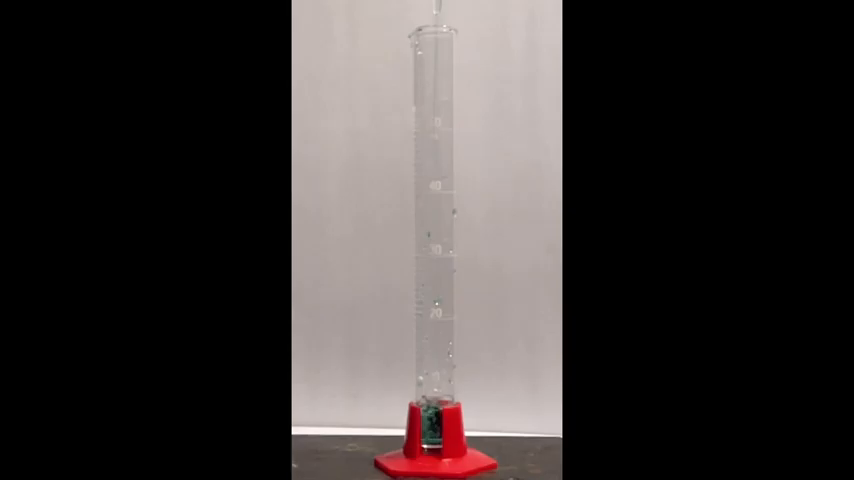
#> input picture frame 161 of Vid/Water Filling Graduated Cylinder - constant rate.mp4, 854 x 480 px
$ python 'Liquid level.py'
#> lines starting #> are read from the running program, lines starting #| are printed output that depends on the picture; after the words box and inside, x2 and y2 are one past the last pixel; in counts of white or black regions, pixels touching at a corner belong together
import cv2 as cv
import numpy as np

vid = cv.VideoCapture("Vid/Water Filling Graduated Cylinder - constant rate.mp4")
width = int(vid.get(cv.CAP_PROP_FRAME_WIDTH))
height = int(vid.get(cv.CAP_PROP_FRAME_HEIGHT))
fourcc = cv.VideoWriter_fourcc(*'DIVX')
out = cv.VideoWriter('new.mp4', fourcc, 20.0, (width, height))

while vid.isOpened():
    ret, frame = vid.read()
#> frame is the input picture: shape (480, 854, 3); mean B, G, R 50.7, 51.6, 56.6
    hsv = cv.cvtColor(frame, cv.COLOR_BGR2HSV)
#> hsv: shape (480, 854, 3); mean H, S, V 4.5, 11.3, 56.7

    low_green = np.array([52, 0, 55])
    upper_green = np.array([104, 255, 255])

    mask = cv.inRange(hsv, low_green, upper_green)
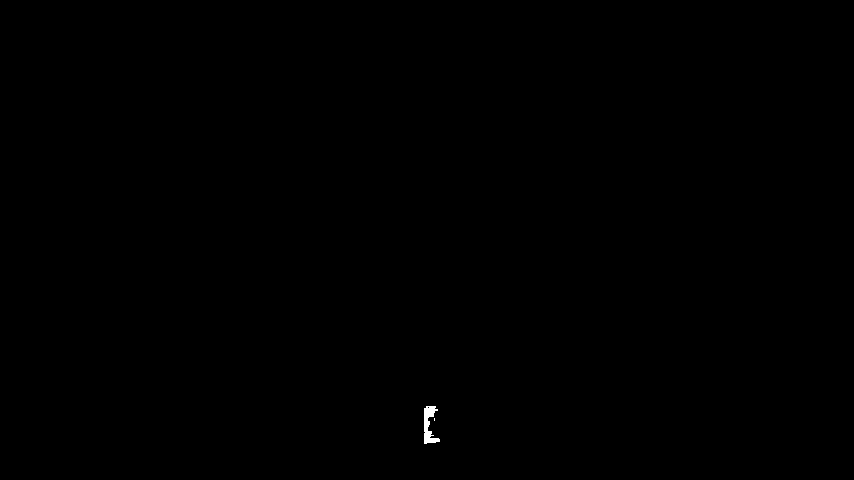
#> mask: shape (480, 854); 0.08% white; 2 white regions (1 under 20 px), largest, box (x1, y1, x2, y2) and area: (424, 406, 440, 444) 318
    edges = cv.Canny(mask, 75, 100)
#> edges: shape (480, 854); 0.03% white in thin lines or dots, all inside (x1, y1, x2, y2) = (423, 405, 440, 444)
    lines = cv.HoughLinesP(edges, 1, np.pi / 180, 50, maxLineGap=50)
#> lines = None

    x, y, w, h = cv.boundingRect(mask)  # drawing the ractangle
#> x = 424; y = 406; w = 16; h = 38
    liquid_level = h / 6.9
#> liquid_level = 5.51
    cv.putText(frame, f"liquid level = {np.round(liquid_level)} ml", (x, y - 10), cv.FONT_HERSHEY_SIMPLEX, 0.7,
               (0, 0, 255), 2)
    cv.rectangle(frame, (x, y), (x + w, y + h), (36, 255, 12), 2)
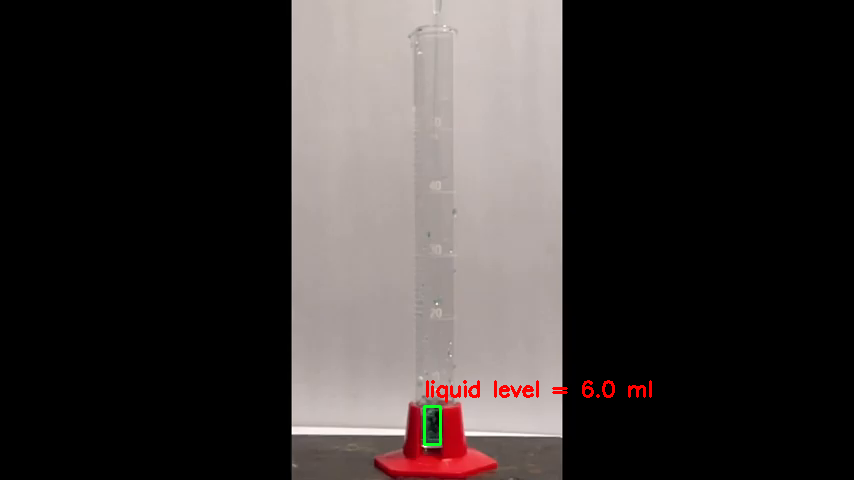
#> frame: shape (480, 854, 3); mean B, G, R 50.4, 51.4, 57

    if lines is not None:
        for line in lines:
            x1, y1, x2, y2 = line[0]
            cv.line(frame, (x1, y1), (x2, y2), (255, 0, 0), 4)

    #     print(x,y,w,h)
    out.write(frame)

    cv.imshow('frame', frame)
    #     cv.imshow('mask', mask)
    #     cv.imshow('edges',edges)

    key = cv.waitKey(25)
#> (key q is pressed here)
    if key == 27 & 0xff == ord('q'):
        break

vid.release()
out.release()
cv.destroyAllWindows()

$ run again, starting later in the video
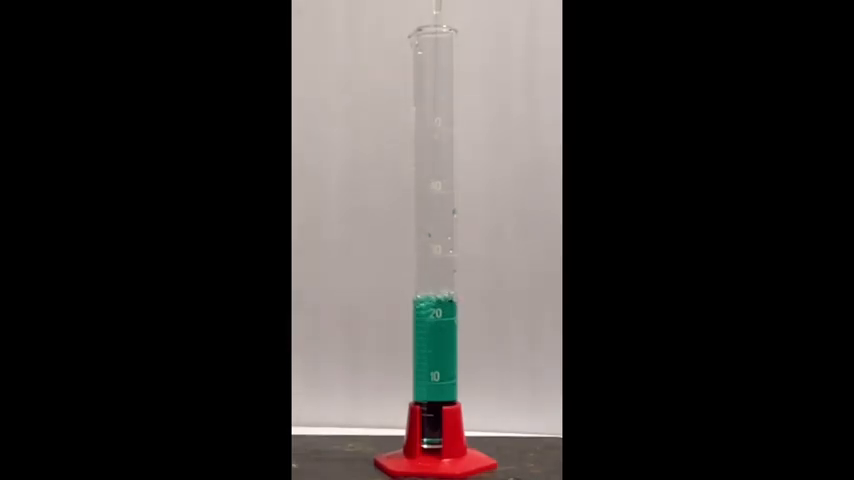
#> input picture frame 726 of Vid/Water Filling Graduated Cylinder - constant rate.mp4, 854 x 480 px
#> frame is the input picture: shape (480, 854, 3); mean B, G, R 49, 50.3, 54.3
#> hsv: shape (480, 854, 3); mean H, S, V 5.9, 14.5, 55.3
#> `mask = cv.inRange(hsv, low_green, upper_green)`:
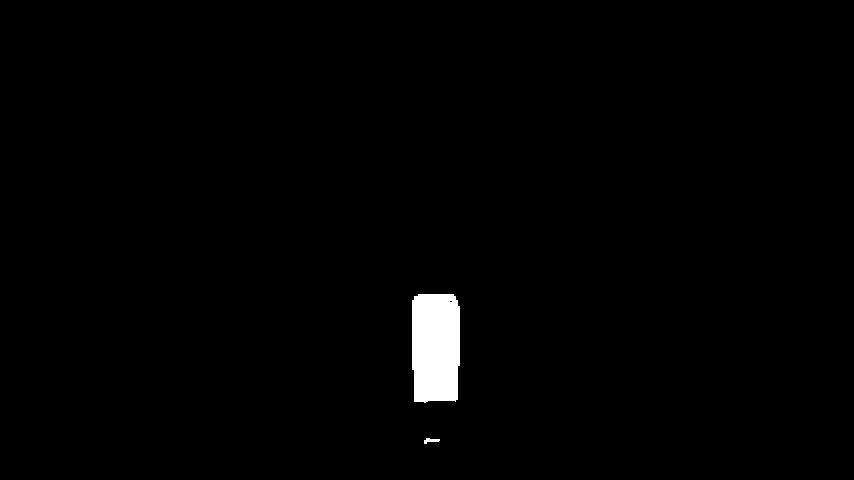
#> mask: shape (480, 854); 1.2% white; 2 white regions, box (x1, y1, x2, y2) and area: (412, 294, 460, 403) 4957, (424, 438, 440, 444) 55
#> edges: shape (480, 854); 0.08% white in thin lines or dots, all inside (x1, y1, x2, y2) = (411, 293, 460, 444)
#> lines = [[411, 368, 411, 301], [459, 365, 459, 306]]
#> x = 412; y = 294; w = 48; h = 150
#> liquid_level = 21.74
#> the loop `for line in lines:` made 2 passes
#> after the loop `for line in lines:`:
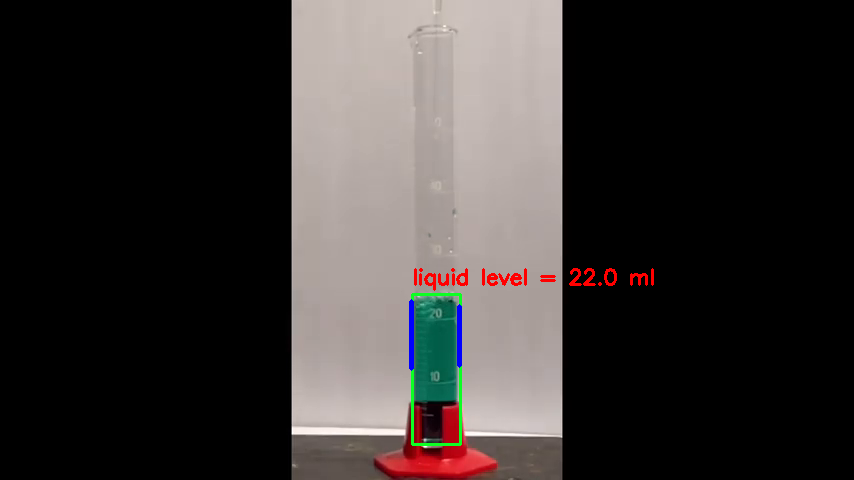
#> frame: shape (480, 854, 3); mean B, G, R 48.7, 50, 54.4

$ run again, starting later in the video
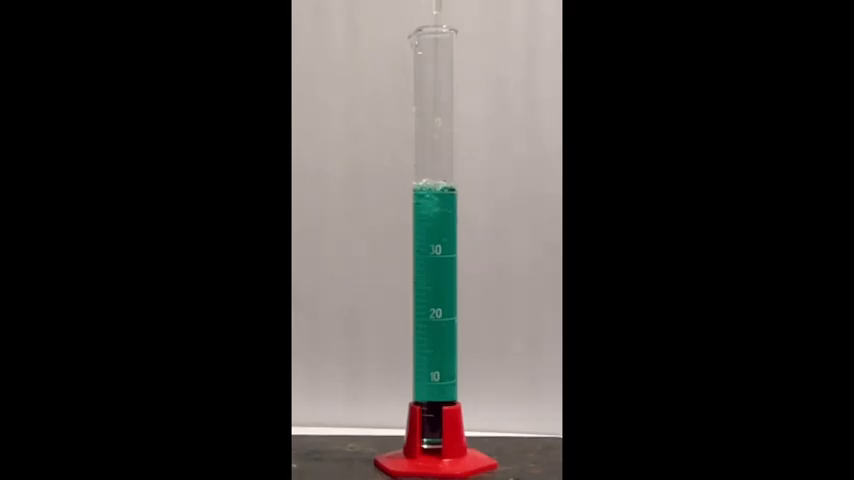
#> input picture frame 1292 of Vid/Water Filling Graduated Cylinder - constant rate.mp4, 854 x 480 px
#> frame is the input picture: shape (480, 854, 3); mean B, G, R 46.6, 48.3, 51.1
#> hsv: shape (480, 854, 3); mean H, S, V 7.5, 18.4, 53.1
#> `mask = cv.inRange(hsv, low_green, upper_green)`:
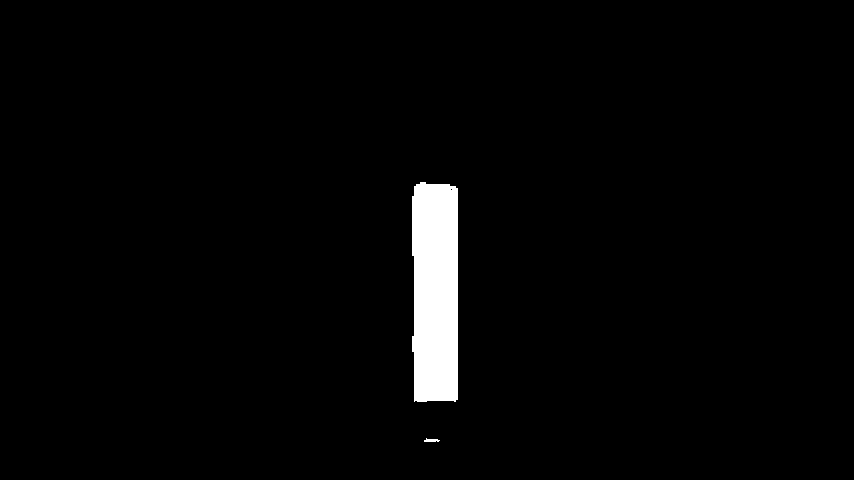
#> mask: shape (480, 854); 2.4% white; 2 white regions, box (x1, y1, x2, y2) and area: (412, 182, 458, 402) 9698, (424, 438, 440, 442) 43
#> edges: shape (480, 854); 0.13% white in thin lines or dots, all inside (x1, y1, x2, y2) = (411, 181, 458, 442)
#> lines = [[457, 399, 457, 188], [413, 401, 413, 256], [411, 254, 411, 197]]
#> x = 412; y = 182; w = 46; h = 260
#> liquid_level = 37.68
#> the loop `for line in lines:` made 3 passes
#> after the loop `for line in lines:`:
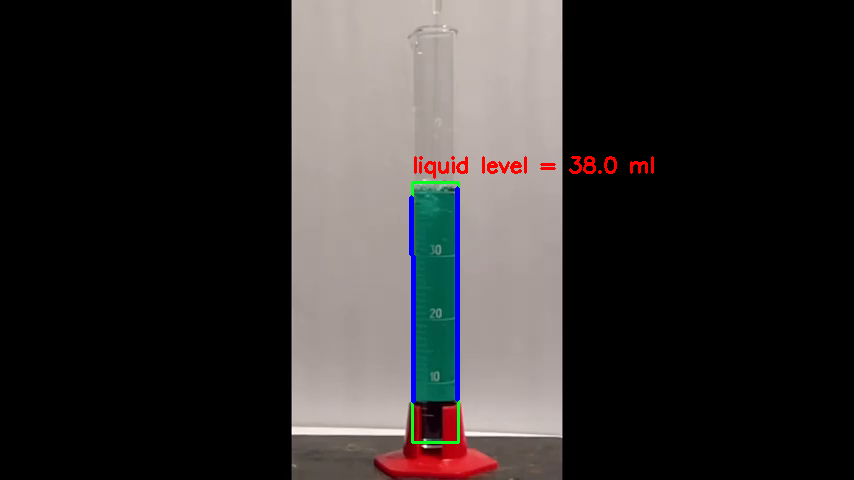
#> frame: shape (480, 854, 3); mean B, G, R 46.9, 47.4, 50.9
